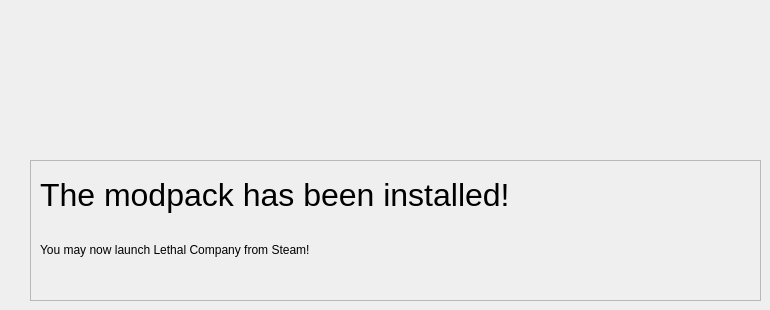
      <widget class="QWidget" name="page_done">
       <widget class="QFrame" name="frame_5">
        <property name="geometry">
         <rect>
          <x>30</x>
          <y>160</y>
          <width>731</width>
          <height>141</height>
         </rect>
        </property>
        <property name="frameShape">
         <enum>QFrame::StyledPanel</enum>
        </property>
        <property name="frameShadow">
         <enum>QFrame::Raised</enum>
        </property>
        <widget class="QLabel" name="label_12">
         <property name="geometry">
          <rect>
           <x>10</x>
           <y>10</y>
           <width>521</width>
           <height>51</height>
          </rect>
         </property>
         <property name="text">
          <string>&lt;html&gt;&lt;head/&gt;&lt;body&gt;&lt;p&gt;&lt;span style=&quot; font-size:24pt;&quot;&gt;The modpack has been installed!&lt;/span&gt;&lt;/p&gt;&lt;/body&gt;&lt;/html&gt;</string>
         </property>
        </widget>
        <widget class="QLabel" name="label_13">
         <property name="geometry">
          <rect>
           <x>10</x>
           <y>60</y>
           <width>701</width>
           <height>61</height>
          </rect>
         </property>
         <property name="text">
          <string>&lt;html&gt;&lt;head/&gt;&lt;body&gt;&lt;p&gt;You may now launch Lethal Company from Steam!&lt;/p&gt;&lt;/body&gt;&lt;/html&gt;</string>
         </property>
         <property name="wordWrap">
          <bool>true</bool>
         </property>
        </widget>
       </widget>
      </widget>
